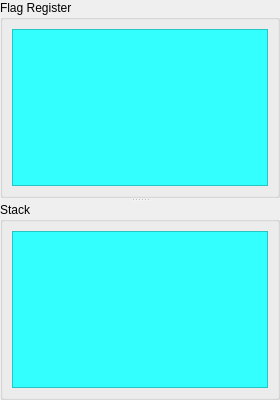
                                            <widget class="QSplitter" name="flag_stack_split">
                                                <property name="orientation">
                                                    <enum>Qt::Vertical</enum>
                                                </property>
                                                <widget class="QGroupBox" name="grpStateRegs">
                                                    <property name="autoFillBackground">
                                                        <bool>false</bool>
                                                    </property>
                                                    <property name="styleSheet">
                                                        <string notr="true"/>
                                                    </property>
                                                    <property name="title">
                                                        <string>Flag Register</string>
                                                    </property>
                                                    <layout class="QVBoxLayout" name="verticalLayout_16">
                                                        <item>
                                                            <widget class="QTreeView" name="treeStateRegs">
                                                                <property name="autoFillBackground">
                                                                    <bool>true</bool>
                                                                </property>
                                                                <property name="styleSheet">
                                                                    <string notr="true">background-color: #34FFFF;</string>
                                                                </property>
                                                                <property name="midLineWidth">
                                                                    <number>0</number>
                                                                </property>
                                                                <property name="sizeAdjustPolicy">
                                                                    <enum>QAbstractScrollArea::AdjustIgnored</enum>
                                                                </property>
                                                                <property name="alternatingRowColors">
                                                                    <bool>false</bool>
                                                                </property>
                                                                <attribute name="headerVisible">
                                                                    <bool>false</bool>
                                                                </attribute>
                                                            </widget>
                                                        </item>
                                                    </layout>
                                                </widget>
                                                <widget class="QGroupBox" name="grpStackSeg">
                                                    <property name="autoFillBackground">
                                                        <bool>false</bool>
                                                    </property>
                                                    <property name="styleSheet">
                                                        <string notr="true"/>
                                                    </property>
                                                    <property name="title">
                                                        <string>Stack</string>
                                                    </property>
                                                    <layout class="QVBoxLayout" name="verticalLayout_17">
                                                        <item>
                                                            <widget class="QTreeView" name="treeViewStack">
                                                                <property name="styleSheet">
                                                                    <string>background-color: #34FFFF;</string>
                                                                </property>
                                                                <property name="alternatingRowColors">
                                                                    <bool>false</bool>
                                                                </property>
                                                                <property name="textElideMode">
                                                                    <enum>Qt::ElideLeft</enum>
                                                                </property>
                                                                <property name="indentation">
                                                                    <number>0</number>
                                                                </property>
                                                            </widget>
                                                        </item>
                                                    </layout>
                                                </widget>
                                            </widget>
